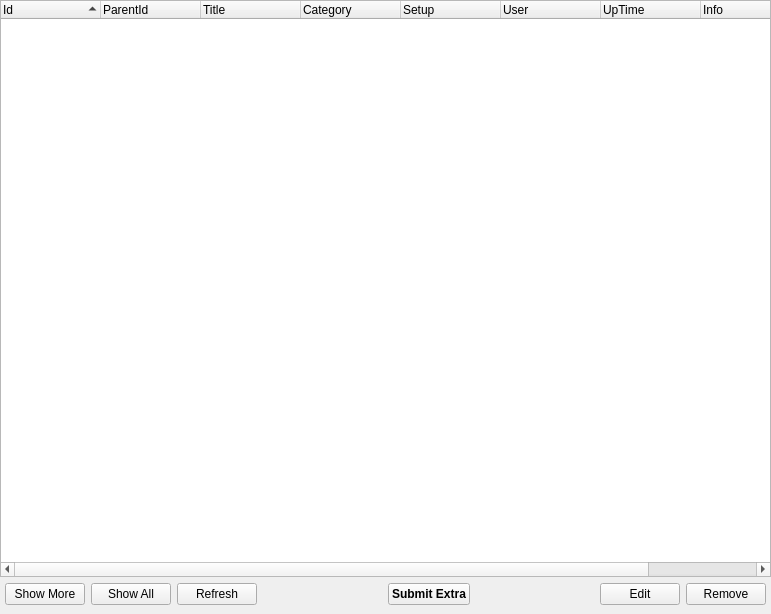
<?xml version="1.0" encoding="UTF-8"?>
<ui version="4.0">
 <class>ManageExtraWidget</class>
 <widget class="QWidget" name="ManageExtraWidget">
  <property name="geometry">
   <rect>
    <x>0</x>
    <y>0</y>
    <width>771</width>
    <height>614</height>
   </rect>
  </property>
  <layout class="QVBoxLayout" name="verticalLayout">
   <property name="leftMargin">
    <number>0</number>
   </property>
   <property name="topMargin">
    <number>0</number>
   </property>
   <property name="rightMargin">
    <number>0</number>
   </property>
   <property name="bottomMargin">
    <number>9</number>
   </property>
   <item>
    <widget class="QTreeWidget" name="extraList">
     <property name="selectionMode">
      <enum>QAbstractItemView::ExtendedSelection</enum>
     </property>
     <property name="indentation">
      <number>0</number>
     </property>
     <property name="uniformRowHeights">
      <bool>true</bool>
     </property>
     <property name="itemsExpandable">
      <bool>false</bool>
     </property>
     <property name="sortingEnabled">
      <bool>true</bool>
     </property>
     <attribute name="headerShowSortIndicator" stdset="0">
      <bool>true</bool>
     </attribute>
     <column>
      <property name="text">
       <string>Id</string>
      </property>
     </column>
     <column>
      <property name="text">
       <string>ParentId</string>
      </property>
     </column>
     <column>
      <property name="text">
       <string>Title</string>
      </property>
     </column>
     <column>
      <property name="text">
       <string>Category</string>
      </property>
     </column>
     <column>
      <property name="text">
       <string>Setup</string>
      </property>
     </column>
     <column>
      <property name="text">
       <string>User</string>
      </property>
     </column>
     <column>
      <property name="text">
       <string>UpTime</string>
      </property>
     </column>
     <column>
      <property name="text">
       <string>Info</string>
      </property>
     </column>
     <column>
      <property name="text">
       <string>State</string>
      </property>
     </column>
    </widget>
   </item>
   <item>
    <layout class="QHBoxLayout" name="horizontalLayout_4">
     <property name="leftMargin">
      <number>5</number>
     </property>
     <property name="rightMargin">
      <number>5</number>
     </property>
     <item>
      <widget class="QPushButton" name="showMoreButton">
       <property name="text">
        <string>Show More</string>
       </property>
      </widget>
     </item>
     <item>
      <widget class="QPushButton" name="showAllButton">
       <property name="text">
        <string>Show All</string>
       </property>
      </widget>
     </item>
     <item>
      <widget class="QPushButton" name="refreshButton">
       <property name="text">
        <string>Refresh</string>
       </property>
      </widget>
     </item>
     <item>
      <spacer name="horizontalSpacer_3">
       <property name="orientation">
        <enum>Qt::Horizontal</enum>
       </property>
       <property name="sizeHint" stdset="0">
        <size>
         <width>40</width>
         <height>20</height>
        </size>
       </property>
      </spacer>
     </item>
     <item>
      <widget class="QPushButton" name="submitButton">
       <property name="font">
        <font>
         <weight>75</weight>
         <bold>true</bold>
        </font>
       </property>
       <property name="text">
        <string>Submit Extra</string>
       </property>
      </widget>
     </item>
     <item>
      <spacer name="horizontalSpacer">
       <property name="orientation">
        <enum>Qt::Horizontal</enum>
       </property>
       <property name="sizeHint" stdset="0">
        <size>
         <width>40</width>
         <height>20</height>
        </size>
       </property>
      </spacer>
     </item>
     <item>
      <widget class="QPushButton" name="editButton">
       <property name="text">
        <string>Edit</string>
       </property>
      </widget>
     </item>
     <item>
      <widget class="QPushButton" name="removeButton">
       <property name="text">
        <string>Remove</string>
       </property>
      </widget>
     </item>
    </layout>
   </item>
  </layout>
 </widget>
 <tabstops>
  <tabstop>extraList</tabstop>
  <tabstop>showMoreButton</tabstop>
  <tabstop>showAllButton</tabstop>
  <tabstop>refreshButton</tabstop>
  <tabstop>editButton</tabstop>
  <tabstop>removeButton</tabstop>
 </tabstops>
 <resources/>
 <connections/>
</ui>
